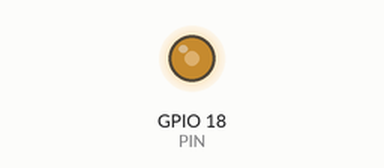
A program run on a simulated Raspberry Pi (BCM pin numbers). Shown: output pins drawn as LEDs (lit = HIGH). What the program prints to the terminal is not drawn. At 1.0 s the program stops and its outputs stay as they are.

Above: at 0.1 s.
At 1.1 s:
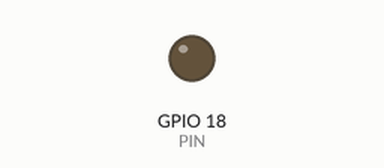
Timing chart, 0 to 2.5 s (numbered marks = the images above):
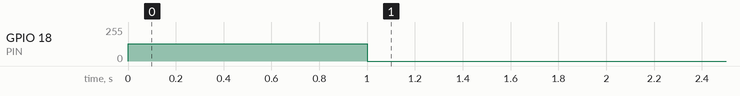

Measured:
- by itself, GPIO 18 (PIN): 0/255 → 128/255 at 0.00 s, → 0/255 1.0 s later

The program:

gpio-pwm-buzzer.py
```python
#!/usr/bin/env python3
# coding: utf8

from time import sleep
import RPi.GPIO as GPIO

GPIO.setmode(GPIO.BCM)
# GPIO.setwarnings(False)

PIN = 18
Hz = 4978
GPIO.setup(PIN, GPIO.OUT)
# 设置 GPIO 18 PIN 为 PWM 输出, PWM 脉冲频率为 4978Hz (2KHz ～ 5KHZ)
pwm = GPIO.PWM(PIN, Hz)
print('🔔 pwm =', pwm)
# 🔔 pwm = <RPi.GPIO.PWM object at 0x7f915fcd10>

print('\n开始鸣叫 🔔')
try:
  # 占空比 / DutyCycle 0.0 ～ 100.0
  pwm.start(0.0)
  pwm.ChangeDutyCycle(50.0)
  sleep(1)
  pwm.stop()
except KeyboardInterrupt:
  print('鸣叫 ❌')
finally:
  GPIO.cleanup()
  print('结束鸣叫 🔔')

"""

GPIO 18(PWM0)
GPIO 12(PWM0)

GPIO 13(PWM1)
GPIO 19(PWM1)

https://pinout.xyz/pinout/pwm

https://pinout.xyz/pinout/pin12_gpio18


`无源蜂鸣器`的特点：

1. 无源内部不带震荡源，所以如果用直流信号无法令其鸣叫。必须用`2K~5K`的方波去驱动它
2. 声音频率可控，可以做出“多来米发索拉西”的效果。(高阶玩家)
3. 在一些特例中，可以和 LED 复用一个控制口

💡: 使用无源蜂鸣器，只要输出不同频率的 PWM 方波(数字信号)，即可发出不同的音符; 不同的音符组合起来就是一个曲子了, 可以用来播放音乐; ✅

模拟信号：连续性
数字信号: 非连续 0 ～ 1

https://www.cnblogs.com/xgqfrms/p/17404551.html


PWM (Pulse Width Modulation) 即 脉冲宽度调制，
是一种利用微处理器的数字输出来控制模拟电路的控制技术。

但是，需要注意的是 BCM2835 芯片只支持`两路` PWM 输出，
12 Pin 脚和 32 Pin 脚对应的都是 channel 1 的 PWM 输出，
即如果这两个 Pin 的功能都选择的是 PWM 输出，则它们输出的 PWM 是完全相同的;
同理 33 Pin脚和 35 Pin脚对应芯片 channel 2 的 PWM 输出;


"""
```
